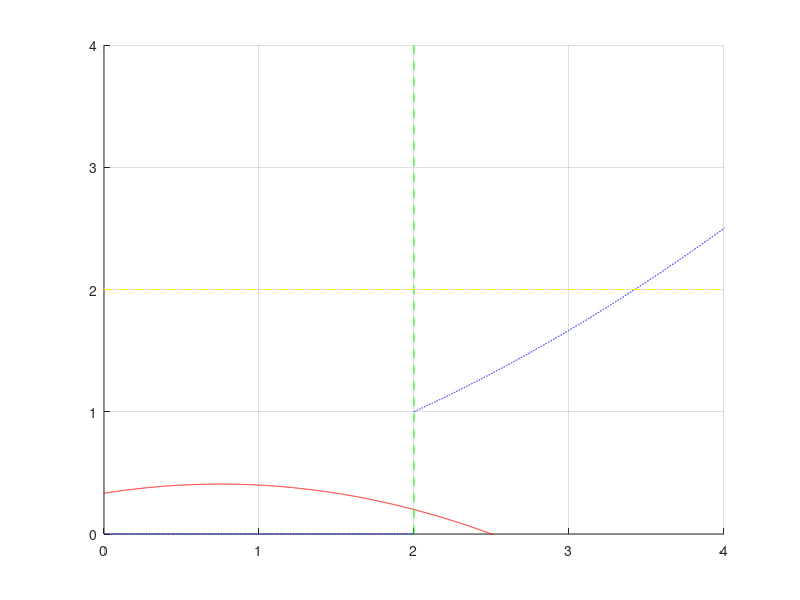

Recreate this plot in MATLAB.
x=0:0.001:5;
len = length(x);
y=zeros(1,len);
z=zeros(1,len);
f1=zeros(1,len);

 %параметры
b=3;
B=0.5;
beta=0.5;
epsilon=0.4;
x0=2;
y0=2;
C=3;

%изоклина вертикального наклона
for i=1:len
    f5(i)=0;
end
 
%изоклина вертикального наклона
for i=1:len
    f1(i)=(1+x(i))*(1-x(i)*epsilon)/b;
end
 
%разрывная функция - две разных изоклины горизонтального наклона
for i=1:len
    K = ((1)*(B/b)*(1+beta*x(i))*(1+x(i)));
    if (x(i)<x0)
        y(i) = 0;
    elseif ((x(i)>x0)&&(K>y0))
      y(i) = ((1)*(B/b)*(1+beta*x(i))*(1+x(i)));
       elseif ((x(i)>x0)&&(K<y0))
           y(i) = ((1)*(B/b)*(1+beta*x(i))*(1+x(i)));
   else
        y(i) = NaN;
    end
end
 
line(x,f1,'Color','red');
line(x,y,'Color','blue','LineStyle','--');
line([x0,x0],[-10,10],'Color','green','LineStyle','--');
line([-10,10],[y0,y0],'Color','yellow','LineStyle','--');
hold on;
grid on;
axis([0 4 0 4])
